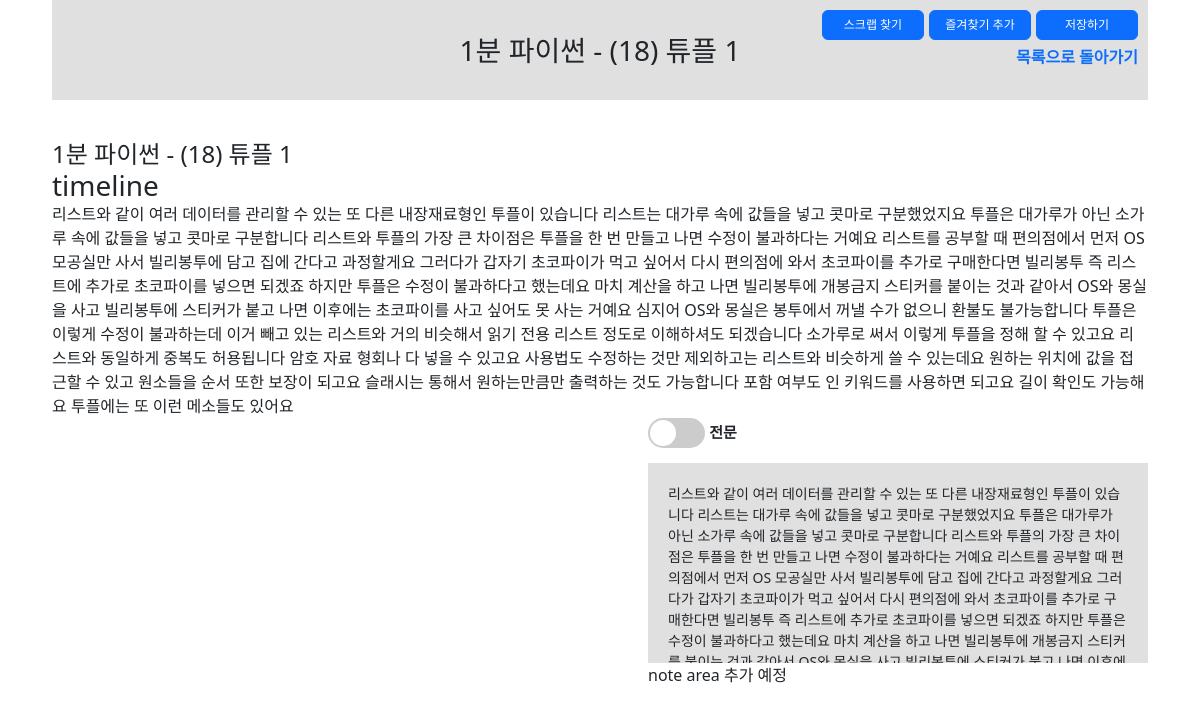
Screenshot of /16/ (signed in) with the database file from the repository.
### boards/models.py (models this page shows, shortened)
class Board(models.Model):
    input_type_choices = [
        ('input_text', '텍스트 요약'),
        ('input_youtube', 'Youtube 영상 링크 입력'),
        ('input_video', '영상 파일 업로드')
    ]
    title = models.TextField(blank=True)
    input_type = models.TextField(choices=input_type_choices, null=True)
    input_text = models.TextField(blank=True, null=True)
    input_youtube = models.TextField(blank=True, null=True)
    input_video = models.FileField(upload_to='videos/', blank=True, null=True)
    total_text = models.TextField(blank=True, null=True)
    summary_text = models.TextField(blank=True, null=True)
    timeline_text = models.TextField(blank=True, null=True)
    note = models.TextField(blank=True, null=True)
    user_id = models.ForeignKey(CustomUser, on_delete=models.CASCADE)
    favorite = models.BooleanField(default=False)
    created_at = models.DateTimeField(auto_now_add=True)
    updated_at = models.DateTimeField(auto_now=True)

### boards/views.py (the view, shortened to what this page needs)
# urls.py: path('<int:pk>/', views.BoardDetailView.as_view(), name='board_detail'),
class BoardDetailView(LoginRequiredMixin, DetailView):
    model = Board
    template_name = 'boards/board_detail.html'
    form_class = BoardNoteForm  # BoardCreateForm
    def get_object(self, queryset=None):
        obj = get_object_or_404(Board, id=self.kwargs['pk'])
        if obj.user_id != self.request.user:
            raise HttpResponseForbidden("You are not allowed to view this summary.")
        return obj

### boards/templatetags/custom_filters.py (called while the page is built)
@register.filter
def add_timestamp_links(text):
    lines = text.split('\n')
    result = []
    for line in lines:
        parts = line.split(' ')
        new_parts = []
        for part in parts:
            if ':' in part and part.endswith(','):
                timestamp = part[:-1]
                link = '<a href="#" onclick="seekToTimestamp({});">{}</a>, '.format(timestamp, part)
                new_parts.append(link)
            else:
                new_parts.append(part)
        result.append(' '.join(new_parts))
    return mark_safe('\n'.join(result))

### templates/boards/board_detail.html (shortened to what this page needs)
{% extends 'base.html' %}
{% load static %}
{% block content %}
{% load custom_filters %}
<section class="board_detail {{ object.input_type }}">
    <div class="toparea">
        <h3 class="tit">{{ object.title }}</h3>
        <ul class="btnarea">
            {% if object.input_type != "input_text" %}
            <li><a href="#" class="btn btn-primary">스크랩 찾기</a></li>
            {% endif %}
            <li>
                <form method="post" id="fav_modify" action="{% url 'boards:modifiy_favorite' object.pk %}">
                    <button type="submit" form="fav_modify" class="btn btn-primary">
                        {% if object.favorite %} 즐겨찾기 삭제 {% else %} 즐겨찾기 추가 {% endif%}
                    </button>
                </form>
            </li>
            <li><a href="#" class="btn btn-primary">저장하기</a></li>
            <li class="goback"><a href="{% url 'boards:board_list' %}">목록으로 돌아가기</a></li>
        </ul>
    </div>
    <div class="detail_content">
    {% if object.input_type == "input_text" %}
    <div class="input_text">
        <h4 class="txt_tit">{{ object.title }} 에 작성된 텍스트의 전문/요약문입니다.</h4>
        <div id="wholeText" class="textSection">
            <div class="toggleBtn">
                <label class="switch">
                    <input type="checkbox" id="toggleText" />
                    <span class="slider round"></span>
                </label>
                <span class="opt total_text on">전문</span><span class="opt summary_text">요약문</span>
            </div>
            <div class="content on">{{ object.total_text|linebreaks }}</div>
            <div class="content ">{{ object.summary_text|linebreaks }}</div>
        </div>
        <div class="notearea">
            note area 추가 예정
        </div>
    </div>
    {% elif object.input_type == "input_youtube" %}
    <div class="videos">
        <h4>{{ object.title }}</h4>
        <div class="videoSection">
            <div id="timeline">
                <h3>timeline</h3>
                <p>{{ object.timeline_text|add_timestamp_links }}</p>
            </div>
        </div>
        <div class="textSection">
            <div class="txt">
                <div class="toggleBtn">
                    <label class="switch">
                        <span class="slider round"></span>
                    </label>
                    <span class="opt total_text on">전문</span><span class="opt summary_text">요약문</span>
                </div>
                <div class="content on">{{ object.total_text|linebreaks }}</div>
            </div>
            <div class="notearea">
                note area 추가 예정
            </div>
        </div>
    </div>
    {% endif %}
    </div>
</section>
{% endblock %}

### static/css/style.css (style rules this page uses)
html, body, h1, h2, h3, h4, h5, h6, dl, dt, dd, ol, ul, li, div, p, strong, span { margin: 0; padding: 0; list-style: none; }
html, body { position: relative; width: 100%; height: 100%; }
a { text-decoration: none; }
.board_detail { width: 100%; padding: 0 40px; }
.board_detail .toparea { position: relative; width: 100%; height: 100px; background-color: #E0E0E0; }
.board_detail .toparea h3.tit { line-height: 100px; text-align: center; }
.board_detail .toparea ul { position: absolute; top: 10px; right: 10px; }
.board_detail .toparea li { float: left; margin-left: 5px; }
.board_detail .toparea li.goback { clear: both; float: right; margin-top: 5px; font-weight: bold; }
.board_detail .toparea .btn { width: 102px; font-size: 12px; padding: 5px; }
.detail_content .switch { position: relative; display: inline-block; width: 57px; height: 30px; vertical-align:middle; }
.detail_content .textSection .toggleBtn { margin-bottom: 15px; }
.detail_content .toggleBtn .slider { position: absolute; cursor: pointer; top: 0; left: 0; right: 0; bottom: 0; background-color: #ccc; -webkit-transition: .4s; transition: .4s; }
.detail_content .toggleBtn .slider:before { position: absolute; content: ""; height: 26px; width: 26px; left: 2px; bottom: 2px; background-color: white; -webkit-transition: .4s; transition: .4s; }
.toggleBtn .slider.round { border-radius: 34px; }
.toggleBtn .slider.round:before { border-radius: 50%; }
.detail_content .toggleBtn .opt { margin: 0px; display: none; font-size:15px; font-weight:bold; visibility: hidden; }
.detail_content .toggleBtn .opt.on { visibility: visible; display: inline-block; }
.detail_content { position: relative; clear: both; float: none; width: 100%; padding: 40px 0 0 ; }
.detail_content .videoSection { float: left; }
.detail_content .textSection { float: right; width: 500px; height: 350px; }
.detail_content .textSection .content { display: none; overflow-y: scroll; height: 200px; padding: 20px; background-color: #E0E0E0; font-size: 14px; }
.detail_content .textSection .content.on { display: block; }

### rows the page displays
Board: title "1분 파이썬 - (18) 튜플 1", timeline_text|add_timestamp_links "리스트와 같이 여러 데이터를 관리할 수 있는 또 다른 내장재료형인 투플이 있습니다 리스트는 대가루 속에 값들을 넣고 콧마로 구분했었지요 투플은 대가루가 아닌 소가루 속에 값들을 넣고 콧마로 구분합니다 리스트와 투플의 가장 큰 차이점은 투플을 한 번 만들고 나면 수정이 불과하다는 거예요 리스트를 공부할 때 편의점에서 먼저 OS 모공실만 사서 빌리봉투에 담고 집에 간다고 과정할게요 그러다가 갑자기 초코파이가 먹고 싶어서 다시 편의점에 와서 초코파이를 추가로 구매한다면 빌리봉투 즉 리스트에 추가로 초코파이를 넣으면 되겠죠 하지만 투플은 수정이 불과하다고 했는데요 마치 계산을 하고 나면 빌리봉투에 개봉금지 스티커를 붙이는 것과 같아서 OS와 몽실을 사고 빌리봉투에 스티커가 붙고 나면 이후에는 초코파이를 사고 싶어도 못 사는 거예요 심지어 OS와 몽실은 봉투에서 꺼낼 수가 없으니 환불도 불가능합니다 투플은 이렇게 수정이 불과하는데 이거 빼고 있는 리스트와 거의 비슷해서 읽기 전용 리스트 정도로 이해하셔도 되겠습니다 소가루로 써서 이렇게 투플을 정해 할 수 있고요 리스트와 동일하게 중복도 허용됩니다 암호 자료 형회나 다 넣을 수 있고요 사용법도 수정하는 것만 제외하고는 리스트와 비슷하게 쓸 수 있는데요 원하는 위치에 값을 접근할 수 있고 원소들을 순서 또한 보장이 되고요 슬래시는 통해서 원하는만큼만 출력하는 것도 가능합니다 포함 여부도 인…", total_text "리스트와 같이 여러 데이터를 관리할 수 있는 또 다른 내장재료형인 투플이 있습니다 리스트는 대가루 속에 값들을 넣고 콧마로 구분했었지요 투플은 대가루가 아닌 소가루 속에 값들을 넣고 콧마로 구분합니다 리스트와 투플의 가장 큰 차이점은 투플을 한 번 만들고 나면 수정이 불과하다는 거예요 리스트를 공부할 때 편의점에서 먼저 OS 모공실만 사서 빌리봉투에 담고 집에 간다고 과정할게요 그러다가 갑자기 초코파이가 먹고 싶어서 다시 편의점에 와서 초코파이를 추가로 구매한다면 빌리봉투 즉 리스트에 추가로 초코파이를 넣으면 되겠죠 하지만 투플은 수정이 불과하다고 했는데요 마치 계산을 하고 나면 빌리봉투에 개봉금지…"
